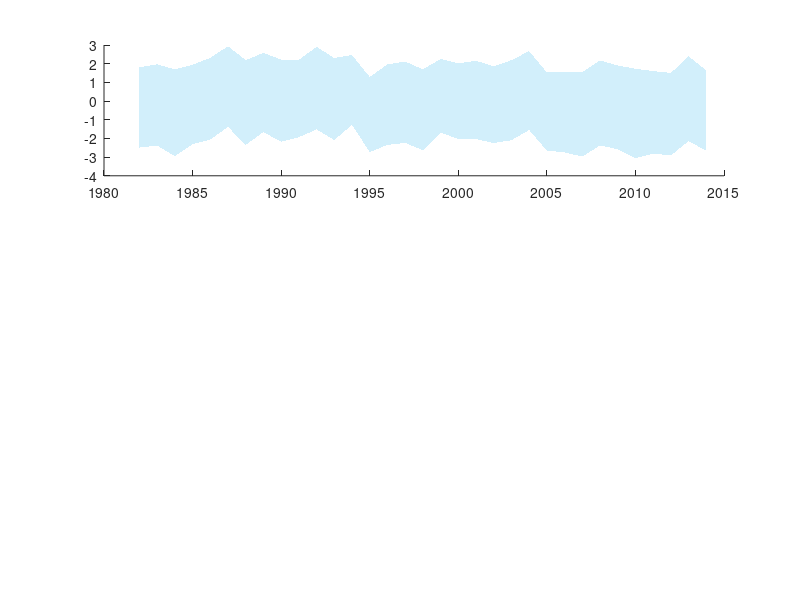

The MATLAB script that drew this image: (Note: this script raises an error after producing the figure.)
close all;clear all;
addpath ~/data/toolbox/trend
reg='CAO';
dat={'OBS' 'ERA5'  'CMIP6' }
fz=14;C2K=273.15;
%=============== READ DATA T2m in K ===================
%fldmean_OBS_T2M_ARCTIC_1deg_1982-2020_gtc15_mm_CAO.nc
% file1=['fldmean_' dat{1} '_T2M_ARCTIC_1deg_1982-2020_m15pct_' reg]
% data1=double(ncread([dir file1 '.nc'],'t2m'));
% data1=squeeze(data1); D1=reshape(data1(1:468),12,39);obs=mean(D1,1);
% %fldmean_ERA5_T2M_ARCTIC_1deg_1982-2020_gtc15_mm_CAO.nc
% file1=['fldmean_' dat{2} '_T2M_ARCTIC_1deg_1982-2020_2m15pct_' reg ]
% data1=double(ncread([dir file1 '.nc'],'tas'));
% data1=squeeze(data1); D2=reshape(data1(1:468),12,39);
%
% file1=['fldmean_' dat{3} '_T2M_ARCTIC_1deg_1982-2014_2m15pct_' reg ]
% data1=double(ncread([dir file1 '.nc'],'tas'));
% data1=squeeze(data1); data1=[data1 ;nan(6*12,1)];D3=reshape(data1(1:468),12,39);
% DD=[mean(D2,1); mean(D3,1)];
%----
% x = 1982:2020;
% T1=mean(D1,1);
% T2=mean(D2,1)-T1;
% T3=mean(D3,1)-T1;
%-----------OBS---------SIE_OBS_1982-2020_circle.nc------------------------
% convert=1e12; % from m2 to million km 
% var='sea_ice_fraction';
% data2=double(ncread([dir 'SIE_OBS_1982-2020_CAO.nc'],var));
% data2=squeeze(data2)/convert; 
% D2=reshape(data2(1:468),12,39);
% A1=mean(D2,1);
% save(['fig2.mat'],'x','reg','T1','T2','T3','A1');
%%
load('fig2.mat')
figure('Units','pixels','Position',[10 100 800 1200]);
C2= [0.5 0.7 1];C1= [1 0 0]; CC=get(gca,'ColorOrder');
col{1}=[0 0 0];col{2}=CC(2,:);col{3}=CC(1,:);
col{5}=[0.83 0.35 0.99];col{6}=[0 158/256 115/256];col{7}=[0.6 0.6 0.6];
xLimit = [1980 2021];
%--------------------
h(1) = subplot(3,1,1);hold on;
t=[1:33];
load('cmip6_Tfldmean_sic70_m15pct.mat')
bm=squeeze(mean(t0,1))'+273.15-T1(t);
bmax=max(bm);bmin=min(bm);berr=std(bm,1);y=mean(bm,1);
curve1 = y-berr;
curve2 = y+berr;
h1=patch([x(t) flip(x(t))], [curve1 flip(curve2)], CC(6,:), 'FaceAlpha',0.25, 'EdgeColor','none')
h1.Annotation.LegendInformation.IconDisplayStyle = 'off';
plot(x,T2,'-','color',col{2},'LineWidth',2);
plot(x,T3,'-','color',col{3},'LineWidth',2);
plot([1980 2021],[0 0],'-','color','k');
plot([1995 1995],[-5 5],'-','color',col{7});
plot([2014 2014],[-5 5],'-','color',col{7});
set(gca,'Color','none','XColor',get(gcf,'color'),'YColor','k','fontsize',fz,...
    'XLim',xLimit,'YLim',[-3.1 3],'Tickdir','out',... 
    'XTick',[1980:5:2020],'XAxisLocation', 'top','YAxisLocation','left','box','off');
ylabel('{\Delta}{\it T}_{2m} (^{o}C)','color','k')
%----------
b = polyfit(t,T2(t), 1);tr(1)=round(10*b(1),2);
fr = polyval(b, t);
plot(x(t),fr,'-','color',col{2},'linewidth',0.5);
b = polyfit(t,T3(t), 1);tr(2)=round(10*b(1),2);
fr = polyval(b, t);
plot(x(t),fr,'-','color',col{3},'linewidth',0.5);
text(1981,3.3,'a)$\mathrm{{\it T}_{2m}^{\,ERA5} -{\it T}_{2m}^{\,SAT}}$','interpreter','latex','color',col{2},'FontWeight','bold','fontsize',fz+4);
text(2004,3,[sprintf('%04.2f', tr(1)) ' ^{o}C per decade'],'color',col{2},'FontWeight','normal','fontsize',fz);
text(1981,-2.,'b)$\mathrm{{\it T}_{2m}^{\,CMIP6} -{\it T}_{2m}^{\,SAT}}$','interpreter','latex','color',col{3},'FontWeight','bold','fontsize',fz+4);
text(2004,-1.2,[sprintf('%04.2f', tr(2)) ' ^{o}C per decade'],'color',col{3},'FontWeight','normal','fontsize',fz);
%--------------------------------------------------
h(2) = subplot(3,1,2);hold on;
plot(x,T1+T2-C2K,'-','color',col{2},'LineWidth',2);
plot(x,T1+T3-C2K,'-','color',col{3},'LineWidth',2);
plot(x,T1-C2K,'color',col{5},'linewidth',2);
set(gca,'Color','none','XColor',get(gcf,'color'),'YColor',col{5},'fontsize',fz,...
    'XLim',xLimit,'YLim',[-16.5 -10],'Tickdir','out',...
    'XTick',[1980:5:2020],'XTickLabel',[],'YAxisLocation','right','box','off');
ylabel('{\it T}_{2m} (^{o}C)','color',col{5});
%---
b = polyfit(t,T1(t)-C2K, 1);tr(3)=round(10*b(1),2);
fr = polyval(b, t);
plot(x(t),fr,'-','color',col{5},'linewidth',0.5);
text(1981,-14.8,'c)$\mathrm{{\it T}_{2m}^{\,SAT}}$','interpreter','latex','color',col{5},'FontWeight','bold','fontsize',fz+4)
text(2003.5,-15,['+' sprintf('%04.2f', tr(3)) ' ^{o}C per decade'],'color',col{5},'FontWeight','normal','fontsize',fz);
plot([1995 1995],[-17 -12],'-','color',col{7});
plot([2014 2014],[-17 -12],'-','color',col{7});
%-----------------------------------------------
h(3) = subplot(3,1,3); hold on;
plot(x,A1,'color',col{6},'linewidth',2);
set(gca,'Color','none','YColor',col{6},'fontsize',fz,...
    'XLim',xLimit,'YLim',[7 10],'Tickdir','out','Ydir','reverse',...
    'YAxisLocation','left','box','off');
xlabel('Year');
ylabel({'     Area with SIC \geq 70% (10^{6} km^{2})'},'Color',col{6});
%---
t=[1:33];
text(1981,8.3,'d) Observed sea ice coverage','interpreter','latex','color',col{6},'FontWeight','bold','fontsize',fz+4)
plot([1995 1995],[7 20],'-','color',col{7});
plot([2014 2014],[7 20],'-','color',col{7});
%       
 pos=get(h(1), 'Position');
 set(h(1), 'Position', [pos(1)-0.05 pos(2)-0.19 pos(3) pos(4)]);
 pos=get(h(2), 'Position');
 set(h(2), 'Position', [pos(1)-0.05 pos(2)-0.1 pos(3) pos(4)]);
 pos=get(h(3), 'Position');
 set(h(3), 'Position', [pos(1)-0.05 pos(2) pos(3) pos(4)]);
linkaxes(h,'x'); 
figname='Fig2';
set(findall(gcf,'-property','FontSize'),'FontSize',fz);
set(gcf,'PaperPositionMode','auto');
%print('-depsc2','-r300', [figname '.eps']);
%print('-dpng','-r300', figname);
%convert -alpha off -density 300 -trim Fig2.png Fig2.png
%
